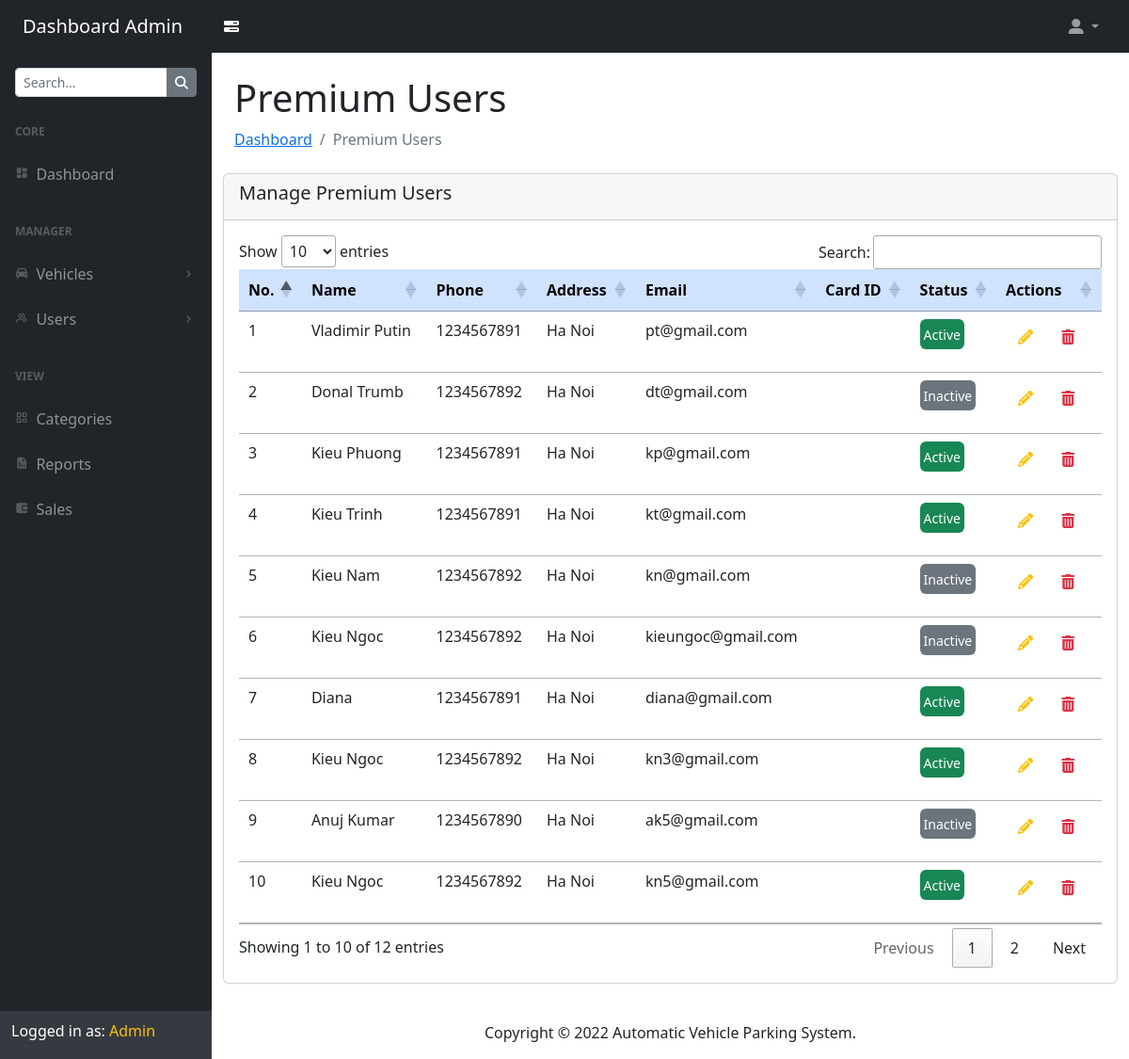
The app's page /admin/premium-users.php (signed in) with its own data.
### tables this page shows
CREATE TABLE `user_info_tbl` (
  `ID`            INT(10) UNSIGNED AUTO_INCREMENT,
  `FullName`      VARCHAR(50) NOT NULL DEFAULT '',
  `Gender`        VARCHAR(6) NOT NULL DEFAULT 'Male',  
  `Birthday`      DATE NOT NULL DEFAULT '2000-01-01',
  `PhoneNumber`   VARCHAR(10) NOT NULL DEFAULT '',
  `Address`       VARCHAR(120) NOT NULL DEFAULT '',
  `Email`         VARCHAR(50) NOT NULL UNIQUE,
  `Password`      VARCHAR(120) NOT NULL,
  `CardID`        VARCHAR(10) NULL DEFAULT '',
  `Type`          VARCHAR(7) NULL DEFAULT 'Nomal',     
  `Status`        VARCHAR(8) NULL DEFAULT 'Inactive',  
  `RegisterDate`  TIMESTAMP DEFAULT CURRENT_TIMESTAMP,
  `LastUpdate`    TIMESTAMP DEFAULT CURRENT_TIMESTAMP ON UPDATE CURRENT_TIMESTAMP,
  PRIMARY KEY (`ID`)
);

### admin/premium-users.php (the view, shortened to what this page needs)
<?php
include_once('./assets/includes/db-connection.php');
if (!isset($_SESSION['aid'])) {
    header('location:./logout.php');
}
else {
?>
<!DOCTYPE html>
<html lang="en">
<head>
    <link rel="stylesheet" href="https://cdn.jsdelivr.net/npm/bootstrap@5.2.0-beta1/dist/css/bootstrap.min.css">
    <link rel="stylesheet" href="https://cdnjs.cloudflare.com/ajax/libs/font-awesome/6.1.1/css/all.min.css" />
    <link href='https://unpkg.com/boxicons@2.1.2/css/boxicons.min.css' rel='stylesheet' />
    <link rel="stylesheet" href="https://cdn.datatables.net/1.12.1/css/jquery.dataTables.min.css" />
    <link href="assets/css/styles.css" rel="stylesheet" />
</head>
<body>
    <nav class="sb-topnav navbar navbar-expand navbar-dark bg-dark">
        <a class="navbar-brand ps-3 ps-lg-4" href="./dashboard.php">Dashboard Admin</a>
        <a class="btn text-white me-3" id="sidebarToggle" href="#!">
			<i class="fa-solid fa-bars-progress"></i>
        </a>
        <ul class="navbar-nav ms-auto pe-3 pe-lg-4">
            <li class="nav-item dropdown">
                <a class="nav-link dropdown-toggle" id="navbarDropdown" href="#!" role="button" data-bs-toggle="dropdown" aria-expanded="false">
					<i class="fa-solid fa-user-large"></i>
				</a>
            </li>
        </ul>
    </nav>
    <main id="sidenav">
        <section id="sidenav_nav">
            <nav class="sb-sidenav accordion sb-sidenav-dark" id="sidenavAccordion">
                <form class="mt-3 mx-3">
                    <div class="input-group input-group-sm">
                        <input type="text" class="form-control" placeholder="Search..." autocomplete="off" />
                        <button type="button" class="btn btn-secondary">
                            <i class="fa-solid fa-magnifying-glass"></i>
                        </button>
                    </div>
                </form>
                <div class="sb-sidenav-menu">
                    <div class="nav">
                        <div class="sb-sidenav-menu-heading">Core</div>
                        <a class="nav-link" href="./dashboard.php">
                            <div class="sb-nav-link-icon"><i class='bx bxs-dashboard'></i></div>
                            Dashboard
                        </a>
                        <div class="sb-sidenav-menu-heading">Manager</div>
                        <a class="nav-link collapsed" href="#" data-bs-toggle="collapse" data-bs-target="#collapseVehicles" aria-expanded="false" aria-controls="collapseVehicles">
                            <div class="sb-nav-link-icon"><i class='bx bxs-car'></i></div>
                            Vehicles
                            <div class="sb-sidenav-collapse-arrow"><i class='bx bx-chevron-down'></i></div>
                        </a>
                        <a class="nav-link collapsed" href="#" data-bs-toggle="collapse" data-bs-target="#collapseUsers" aria-expanded="false" aria-controls="collapseUsers">
                            <div class="sb-nav-link-icon"><i class='bx bx-group'></i></div>
                            Users
                            <div class="sb-sidenav-collapse-arrow"><i class='bx bx-chevron-down'></i></div>
                        </a>
                        <div class="sb-sidenav-menu-heading">View</div>
                        <a class="nav-link" href="./categories.php"><div class="sb-nav-link-icon"><i class='bx bx-category'></i></div>Categories</a>
                        <a class="nav-link" href="./reports.php"><div class="sb-nav-link-icon"><i class='bx bxs-report'></i></div>Reports</a>
                        <a class="nav-link" href="./sales.php"><div class="sb-nav-link-icon"><i class='bx bxs-wallet-alt'></i></div>Sales</a>
                    </div>
                </div>
                <div class="sb-sidenav-footer">
                    <h6 class="text-white">Logged in as:<span class="text-warning"> Admin</span></h6>
                </div>
            </nav>
        </section>
        <section id="sidenav_content">
            <header>
                <div class="container-fluid px-4">
                    <h1 class="mt-4">Premium Users</h1>
                    <ol class="breadcrumb mb-4">
                        <li class="breadcrumb-item"><a href="./dashboard.php">Dashboard</a></li>
                        <li class="breadcrumb-item active">Premium Users</li>
                    </ol>
                </div>
            </header>
            <main>
                <div class="container-fluid px-4">
                    <div class="row mb-4">
                        <div class="card p-0">
                            <div class="card-header d-flex justify-content-between">
                                <h5 class="card-title">
                                    Manage Premium Users
                                </h5>
                            </div>
                            <div class="card-body">
                                <div class="table-responsive">
                                    <table id="myTable" class="table table-sm table-hover">
                                        <thead>
                                            <tr class="table-primary">
                                                <th>No.</th>
                                                <th>Name</th>
                                                <th>Phone</th>
                                                <th>Address</th>
                                                <th>Email</th>
                                                <th>Card ID</th>
                                                <th>Status</th>
                                                <th>Actions</th>
                                            </tr>
                                        </thead>
                                        <tbody>
                                            <?php
                                            $count = 1;
                                            $res = mysqli_query($conn, "SELECT * FROM `user_info_tbl` WHERE `Type` = 'Premium';");
                                            while ($row = mysqli_fetch_array($res)) {
                                            ?>
                                            <tr>
                                                <td><?php echo $count; ?></td>
                                                <td><?php echo $row['FullName']; ?></td>
                                                <td><?php echo $row['PhoneNumber']; ?></td>
                                                <td><?php echo $row['Address']; ?></td>
                                                <td><?php echo $row['Email']; ?></td>
                                                <td><?php echo $row['CardID']; ?></td>
                                                <td>
                                                    <p class="rounded d-inline-block p-1 <?php if ($row['Status'] == "Active") {echo "text-white bg-success";} elseif ($row['Status'] == "Inactive") {echo "text-white bg-secondary";} ?>"><small><?php echo $row['Status']; ?></small></p>
                                                </td>
                                                <td>
                                                    <a class="btn btn-link" href="premium-user-detail.php?userID=<?php echo $row['ID']; ?>" title="Detail" data-toggle="tooltip"><i class="fa-solid fa-pencil text-warning"></i></a>
                                                    <form action="code.php" method="POST" class="d-inline">
                                                        <button type="submit" title="Delete" data-toggle="tooltip" name="deletePremiumUser" value="<?php echo $row['ID']; ?>" class="btn btn-link"><i class="fa-solid fa-trash-can text-danger"></i></button>
                                                    </form>
                                                </td>
                                            </tr>
                                            <?php
                                            $count++;
                                            }
                                            ?>
                                        </tbody>
                                    </table>
                                </div>
                            </div>
                        </div>
                    </div>
                </div>
            </main>
            <footer>
                <div class="container-fluid text-center px-4">
                    <div class="text-mute py-3">Copyright &copy; 2022 Automatic Vehicle Parking System.</div>
                </div>
            </footer>
        </section>
    </main>
</body>
</html>
<?php
}
?>

### admin/assets/css/styles.css (style rules this page uses)
#sidenav { display: flex; }
#sidenav #sidenav_nav { flex-basis: 225px; flex-shrink: 0; transition: transform 0.15s ease-in-out; z-index: 1038; transform: translateX(-225px); }
#sidenav #sidenav_content { position: relative; display: flex; flex-direction: column; justify-content: space-between; min-width: 0; flex-grow: 1; min-height: calc(100vh - 56px); margin-left: -225px; }
@media (min-width: 992px) { #sidenav #sidenav_nav { transform: translateX(0); } }
@media (min-width: 992px) { #sidenav #sidenav_content { margin-left: 0; transition: margin 0.15s ease-in-out; } }
.sb-topnav { z-index: 1039; }
#sidenav #sidenav_nav { width: 225px; z-index: 1038; }
#sidenav #sidenav_nav .sb-sidenav .sb-sidenav-menu { overflow-y: auto; }
.nav .nav-link .sb-nav-link-icon, .sb-sidenav-menu .nav-link .sb-nav-link-icon { margin-right: 0.5rem; }
.sb-topnav { padding-left: 0; height: 56px; z-index: 1039; }
.sb-topnav .navbar-brand { width: 225px; margin: 0; }
.sb-sidenav { display: flex; flex-direction: column; height: 100%; flex-wrap: nowrap; }
.sb-sidenav .sb-sidenav-menu { flex-grow: 1; }
.sb-sidenav .sb-sidenav-menu .nav { flex-direction: column; flex-wrap: nowrap; }
.sb-sidenav .sb-sidenav-menu .nav .sb-sidenav-menu-heading { padding: 1.75rem 1rem 0.75rem; font-size: 0.75rem; font-weight: bold; text-transform: uppercase; }
.sb-sidenav .sb-sidenav-menu .nav .nav-link { display: flex; align-items: center; padding-top: 0.75rem; padding-bottom: 0.75rem; position: relative; }
.sb-sidenav .sb-sidenav-menu .nav .nav-link .sb-nav-link-icon { font-size: 0.9rem; }
.sb-sidenav .sb-sidenav-menu .nav .nav-link .sb-sidenav-collapse-arrow { display: inline-block; margin-left: auto; transition: transform 0.15s ease; }
.sb-sidenav .sb-sidenav-menu .nav .nav-link.collapsed .sb-sidenav-collapse-arrow { transform: rotate(-90deg); }
.sb-sidenav .sb-sidenav-footer { padding: 0.75rem; flex-shrink: 0; }
.sb-sidenav-dark { background-color: #212529; color: rgba(255, 255, 255, 0.5); }
.sb-sidenav-dark .sb-sidenav-menu .sb-sidenav-menu-heading { color: rgba(255, 255, 255, 0.25); }
.sb-sidenav-dark .sb-sidenav-menu .nav-link { color: rgba(255, 255, 255, 0.5); }
.sb-sidenav-dark .sb-sidenav-menu .nav-link .sb-nav-link-icon { color: rgba(255, 255, 255, 0.25); }
.sb-sidenav-dark .sb-sidenav-menu .nav-link .sb-sidenav-collapse-arrow { color: rgba(255, 255, 255, 0.25); }
.sb-sidenav-dark .sb-sidenav-footer { background-color: #343a40; }

### records on screen
user_info_tbl: FullName "Vladimir Putin", PhoneNumber "1234567891", Address "Ha Noi", Email "pt@gmail.com", Status "Active"
user_info_tbl: FullName "Donal Trumb", PhoneNumber "1234567892", Address "Ha Noi", Email "dt@gmail.com", Status "Inactive"
user_info_tbl: FullName "Kieu Phuong", PhoneNumber "1234567891", Address "Ha Noi", Email "kp@gmail.com", Status "Active"
user_info_tbl: FullName "Kieu Trinh", PhoneNumber "1234567891", Address "Ha Noi", Email "kt@gmail.com", Status "Active", $row['ID'] 6 (drawn)
user_info_tbl: FullName "Kieu Nam", PhoneNumber "1234567892", Address "Ha Noi", Email "kn@gmail.com", Status "Inactive", $row['ID'] 7 (drawn)
user_info_tbl: FullName "Kieu Ngoc", PhoneNumber "1234567892", Address "Ha Noi", Email "kieungoc@gmail.com", Status "Inactive", $row['ID'] 9 (drawn)
user_info_tbl: FullName "Diana", PhoneNumber "1234567891", Address "Ha Noi", Email "diana@gmail.com", Status "Active", $row['ID'] 13 (drawn)
user_info_tbl: FullName "Kieu Ngoc", PhoneNumber "1234567892", Address "Ha Noi", Email "kn3@gmail.com", Status "Active", $row['ID'] 14 (drawn)
user_info_tbl: FullName "Anuj Kumar", PhoneNumber "1234567890", Address "Ha Noi", Email "ak5@gmail.com", Status "Inactive", $row['ID'] 19 (drawn)
user_info_tbl: FullName "Kieu Ngoc", PhoneNumber "1234567892", Address "Ha Noi", Email "kn5@gmail.com", Status "Active", $row['ID'] 21 (drawn)
